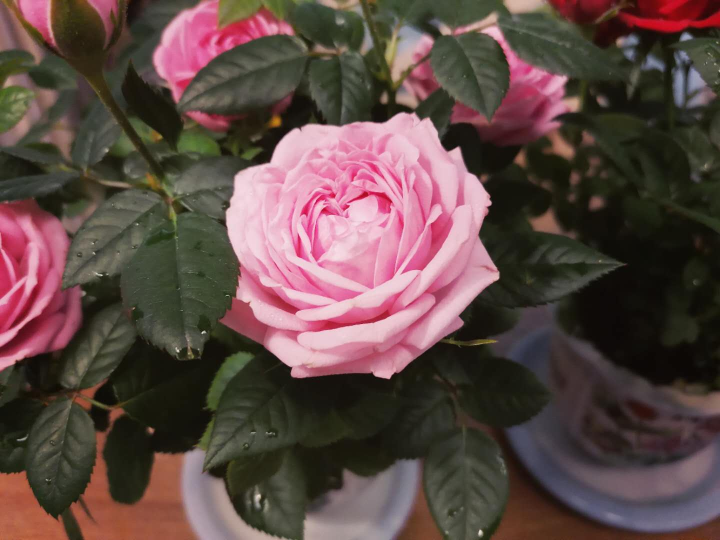
#> input picture Resources/rose.jpeg, 1440 x 1080 px (shown at 1/2 size)
$ python main.py
#> lines starting #> are read from the running program, lines starting #| are printed output that depends on the picture; after the words box and inside, x2 and y2 are one past the last pixel; in counts of white or black regions, pixels touching at a corner belong together
import cv2
import matplotlib.pyplot as plt
import numpy as np
import skimage.util as util
from scipy import ndimage
from skimage.exposure import rescale_intensity


def convolve(img, kernel):
    # check dimensions
    (sh, sw) = img.shape[:2]
    (kh, kw) = kernel.shape[:2]
    # use padding to keep original size
    pad = (kw - 1) // 2
    img = cv2.copyMakeBorder(img, pad, pad, pad, pad,
                             cv2.BORDER_REPLICATE)
    # the output can contain float point values
    output = np.zeros((sh, sw), dtype="float32")

    for y in np.arange(pad, sh + pad):
        for x in np.arange(pad, sw + pad):
            # crop a square around the centre pixel
            roi = img[y - pad:y + pad + 1, x - pad:x + pad + 1]
            # sum all values from element-wise multiplications
            k = (roi * kernel).sum()
            # replace original pixel value with convolution results
            output[y - pad, x - pad] = k

        # make sure the range is still 0-255
    output = rescale_intensity(output, in_range=(0, 255))
    output = (255 * output).astype("uint8")

    return output


#  read image and convert to greyscale
rose = cv2.imread("Resources/rose.jpeg")
#> rose is the input picture: shape (1080, 1440, 3); mean B, G, R 69.2, 72.7, 94.2
rose = cv2.resize(rose, (480, 480))
#> rose: shape (480, 480, 3)
grey = cv2.cvtColor(rose, cv2.COLOR_RGB2GRAY)

#  add salt and pepper noise
grey_sp = util.random_noise(grey, 's&p', clip=True)

#  results returned was scaled between 0 and 1. Change it to 0 and 255
grey_sp = (grey_sp * 255).astype(np.uint8)

#  add Gaussian noise
grey_gauss = util.random_noise(grey, 'gaussian', clip=True)
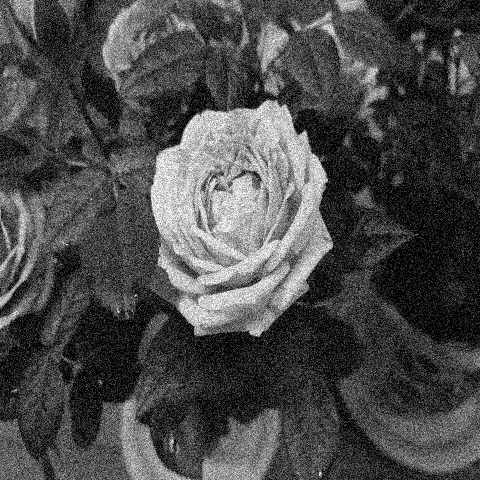
#> grey_gauss: shape (480, 480) float64; min 0, max 1, mean 0.294

grey_gauss = (grey_gauss * 255).astype(np.uint8)
# cv2.imshow('grey_sp', grey_sp)
# cv2.imshow('grey_gauss', grey_gauss)

kernel_avg = 1 / 9 * np.array((
    [1, 1, 1],
    [1, 1, 1],
    [1, 1, 1]), dtype="int")

# kernel as a 5 by 5 average filter
kernel_avg2 = np.ones((5, 5)) / 25

# use the average filter to denoise Gaussian noise
convoleOutput = convolve(grey_gauss, kernel_avg2)

# show results
# cv2.imshow("Convloved Output 1 Average filketer to denoise Guassian noise", convoleOutput)

# use the average filter to denoise s&p noise
convoleOutput = convolve(grey_sp, kernel_avg2)
#> in convolve (call 2), `img = cv2.copyMakeBorder(img, pad, pad, pad, pad, cv2.BORDER_REPLICATE)`:
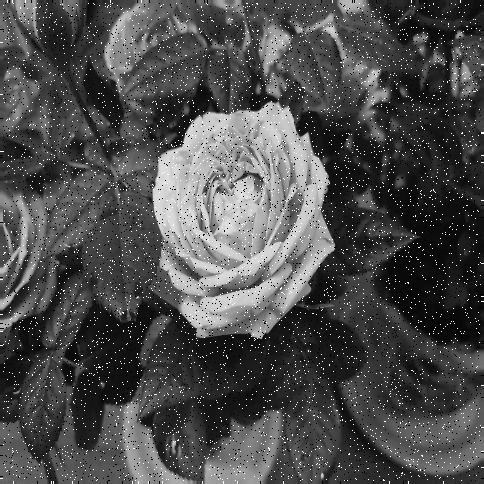
#> img: shape (484, 484); min 0, max 255, mean 76.6
#> after the loop in convolve (call 2), `for y in np.arange(pad, sh + pad):`:
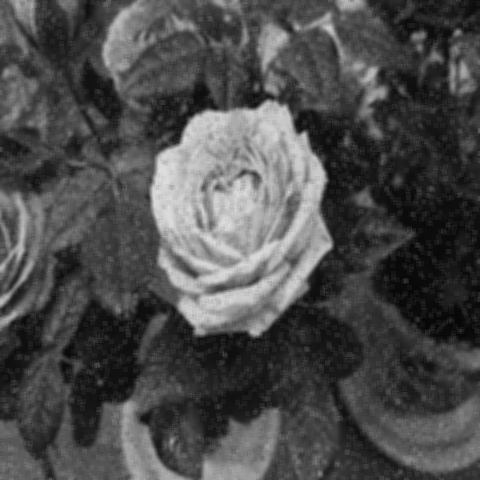
#> output: shape (480, 480) float32; min 7.12, max 223.5, mean 76.7

# show results
# cv2.imshow("Convolved Output 2 Average filter to denoise S&p noise", convoleOutput)

# use a median filter to denoise s&p noise
med_denoised = ndimage.median_filter(grey_sp, 5)
# cv2.imshow("med Denoised", med_denoised)
edges = cv2.Canny(np.uint8(grey), 200, 400)  # 200, 400 here are the double thresholds used for hysteresis analysis
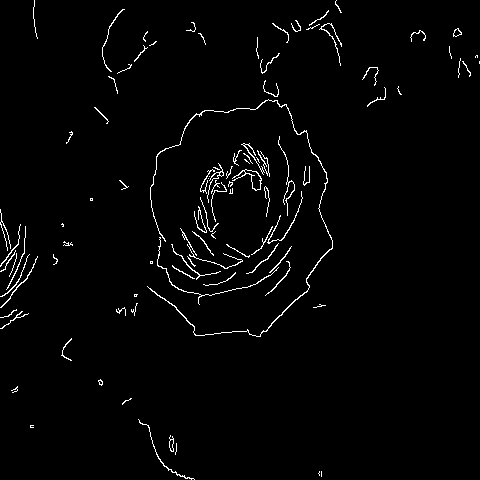
#> edges: shape (480, 480); 2% white in thin lines or dots
cv2.imshow("edges", edges)

grey = np.float32(grey)
dst = cv2.cornerHarris(grey, blockSize=3, ksize=1, k=0.06)
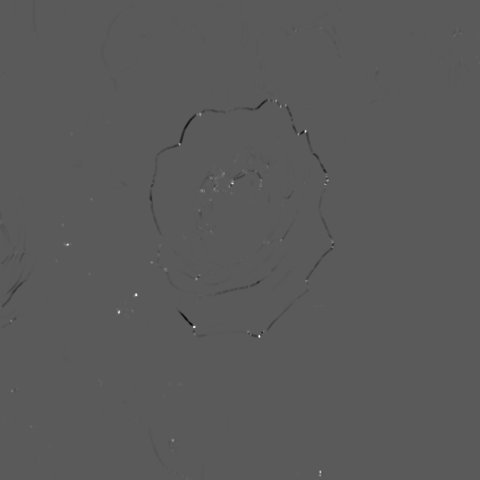
#> dst: shape (480, 480) float32; min -32094540, max 58619024, mean -40417.7; drawn with min black and max white
# blockSize - the size of neighbourhood considered for corner detection,
# size - Aperture parameter of Sobel derivative used,
# k - Harris detector free parameter in the equation. Normally a smaller k gives you more corners

# result is dilated for marking the corners, not important
dst = cv2.dilate(dst, None)
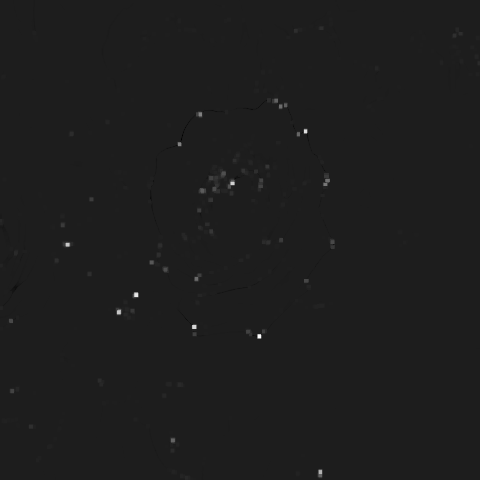
#> dst: shape (480, 480) float32; min -7554068, max 58619024, mean 94578.8; drawn with min black and max white

# Threshold for an optimal value, it may vary depending on the image.
rose[dst > 0.01 * dst.max()] = [0, 0, 255]
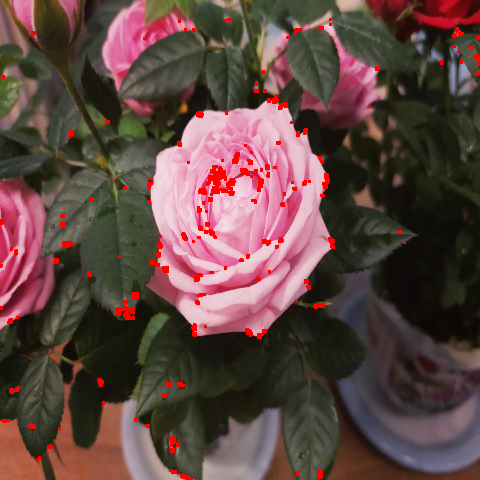
#> rose: shape (480, 480, 3); mean B, G, R 67, 70.7, 96.1

cv2.imshow("rose", rose)
cv2.waitKey(0)
cv2.destroyAllWindows()
